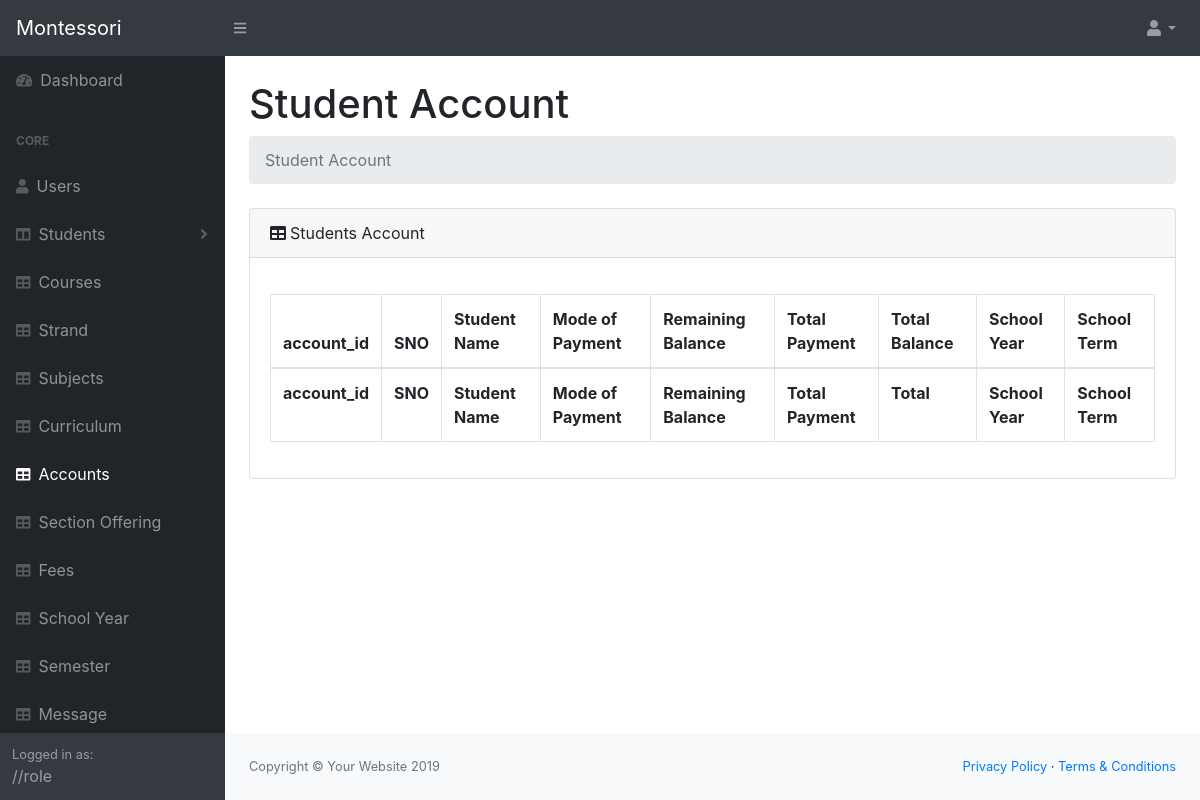
The page /system/pages/accounts.php (signed in) on the database as committed earlier.
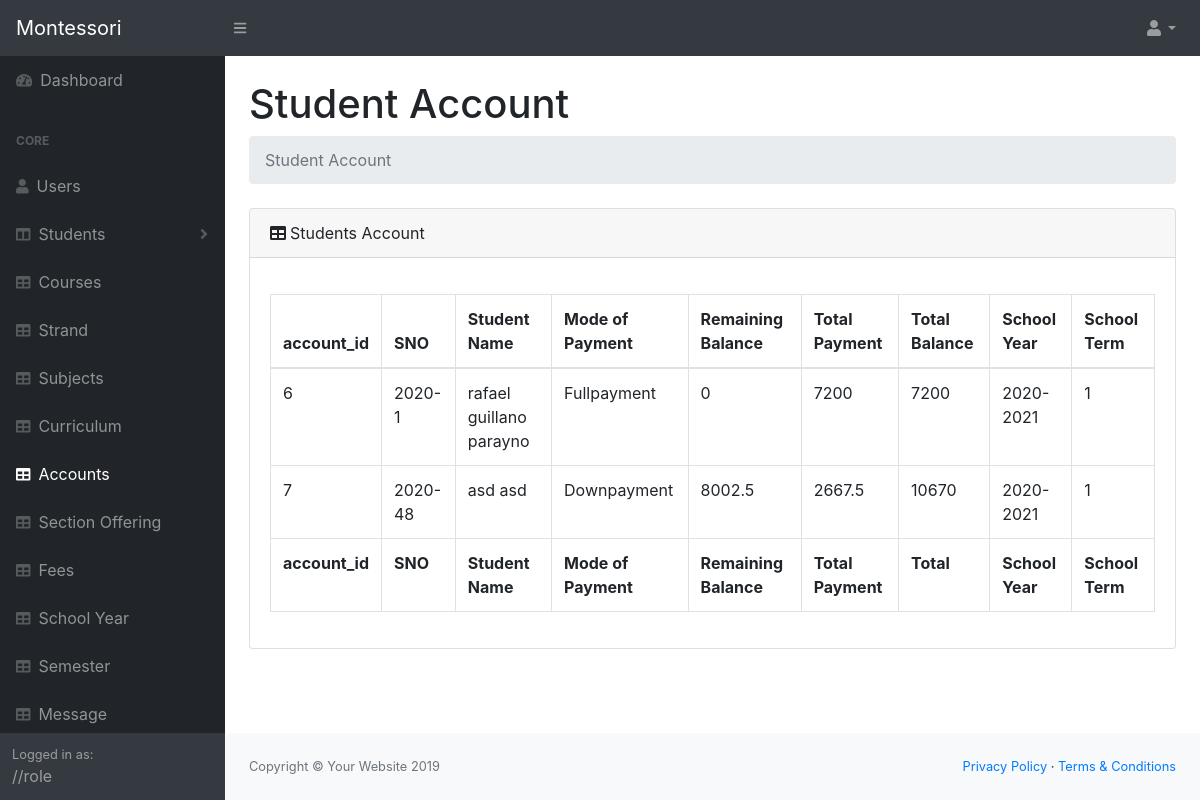
The same page on the database as committed later.
### tables this page shows
CREATE TABLE `accounts` (
  `account_id` int(11) NOT NULL,
  `syid` int(20) NOT NULL,
  `semid` int(11) NOT NULL,
  `sno` varchar(30) NOT NULL,
  `mode` varchar(20) NOT NULL,
  `Totalbalance` float NOT NULL,
  `totalPayment` float NOT NULL,
  `RemBalance` float NOT NULL
);

CREATE TABLE `personaldata` (
  `personal_id` int(11) NOT NULL,
  `sno` varchar(30) NOT NULL,
  `firstname` varchar(50) NOT NULL,
  `lastname` varchar(50) NOT NULL,
  `middlename` varchar(20) NOT NULL,
  `Course` int(11) NOT NULL,
  `pob` varchar(20) NOT NULL,
  `dob` varchar(20) NOT NULL,
  `gender` varchar(20) NOT NULL,
  `civil` varchar(20) NOT NULL,
  `nationality` varchar(20) NOT NULL,
  `Address` text NOT NULL,
  `CpNo` varchar(20) NOT NULL,
  `EmailAdd` varchar(50) NOT NULL,
  `Religion` varchar(20) NOT NULL,
  `age` int(11) NOT NULL,
  `isEnrolled` int(11) NOT NULL,
  `semid` int(11) NOT NULL,
  `syid` int(11) NOT NULL
);

CREATE TABLE `schoolyear` (
  `sy_id` int(11) NOT NULL,
  `school_year` varchar(30) NOT NULL,
  `sy_status` varchar(15) NOT NULL
);

CREATE TABLE `sem` (
  `semid` int(11) NOT NULL,
  `semterm` int(11) NOT NULL,
  `sem_status` varchar(15) NOT NULL,
  `syid` int(11) NOT NULL,
  `isOpenReg` int(11) NOT NULL
);

### system/pages/functions.php (called while the page is built, shortened)
<?php
$db = new DBController();
$schoolYear = new SchoolYear($db);
$sem = new Sem($db);
$account = new Account($db);

### system/pages/accounts.php (the view, shortened to what this page needs)
<?php
include('header.php');
include('navigation.php');
$schoolYearArgs = $schoolYear->schoolYear();
$semids = $sem->getSemActivate();
$syids = $schoolYearArgs['sy_id'];
$smid = $semids['semid'];
$accountsList = $account->getDataActivated($smid, $syids);
?>
<main>
    <div class="container-fluid">
        <h1 class="mt-4">Student Account</h1>
        <ol class="breadcrumb mb-4">
            <li class="breadcrumb-item active">Student Account</li>
        </ol>
        <div class="card mb-4">
            <div class="card-header"><i class="fas fa-table mr-1"></i>Students Account
            </div>
            <div class="card-body">
                <div class="table-responsive">
                    <table class="table table-bordered" id="dataTable" width="100%" cellspacing="0">
                        <thead>
                            <tr>
                                <th>account_id</th>
                                <th>SNO</th>
                                <th>Student Name</th>
                                <th>Mode of Payment</th>
                                <th>Remaining Balance</th>
                                <th>Total Payment</th>
                                <th>Total Balance</th>
                                <th>School Year</th>
                                <th>School Term</th>
                            </tr>
                        </thead>
                        <tfoot>
                            <tr>
                                <th>account_id</th>
                                <th>SNO</th>
                                <th>Student Name</th>
                                <th>Mode of Payment</th>
                                <th>Remaining Balance</th>
                                <th>Total Payment</th>
                                <th>Total</th>
                                <th>School Year</th>
                                <th>School Term</th>
                            </tr>
                        </tfoot>
                        <tbody>
                            <?php array_map(function ($account) { ?>
                                <tr>
                                    <td><?= $account['account_id'] ?></td>
                                    <td><?= $account['sno'] ?></td>
                                    <td><?= $account['StudentName'] ?></td>
                                    <td><?= $account['mode'] ?></td>
                                    <td><?= $account['RemBalance'] ?></td>
                                    <td><?= $account['totalPayment'] ?></td>
                                    <td><?= $account['Totalbalance'] ?></td>
                                    <td><?= $account['school_year'] ?></td>
                                    <td><?= $account['semterm'] ?></td>
                                </tr>
                            <?php }, $accountsList) ?>
                        </tbody>
                    </table>
                </div>
            </div>
        </div>
    </div>
</main>
<?php
include('footer.php');
?>

Rows that differ between the two databases and show on the page:
added accounts: account_id "6", mode "Fullpayment", RemBalance "0", totalPayment "7200", Totalbalance "7200"
added personaldata: sno "2020-1"
now on this page (row unchanged): schoolyear: school_year "2020-2021 2020-2021"
now on this page (row unchanged): sem: semterm "1 1"
added accounts: account_id "7", mode "Downpayment", RemBalance "8002.5", totalPayment "2667.5", Totalbalance "10670"
added personaldata: sno "2020-48"
Other text that changed with them:
$account['StudentName']: (not shown) → "rafael guillano parayno asd asd"
